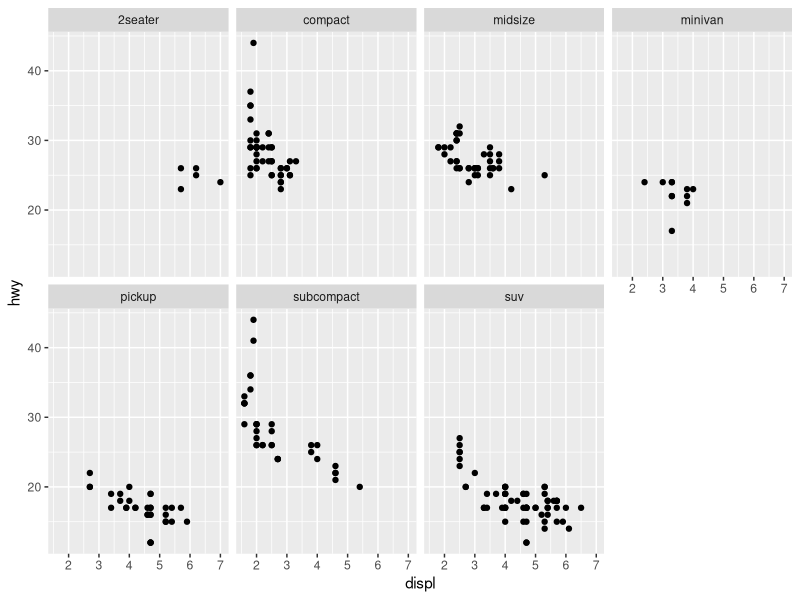
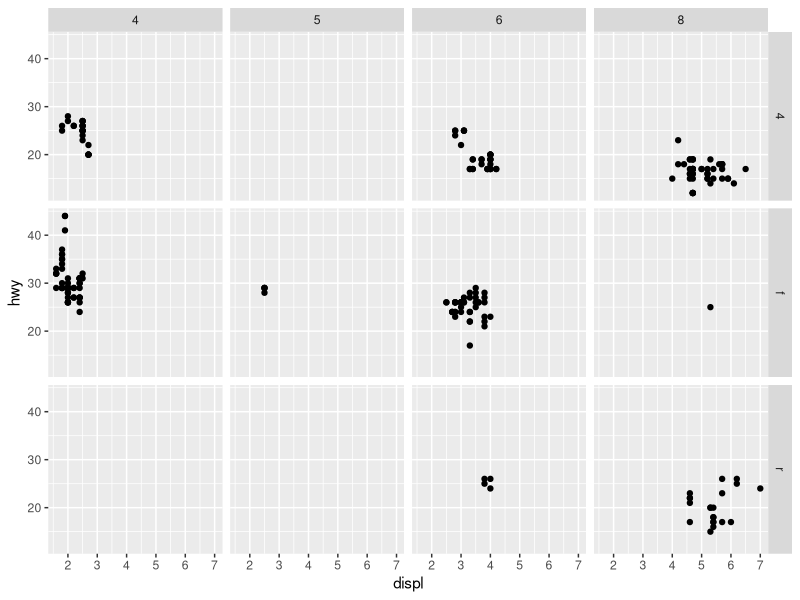
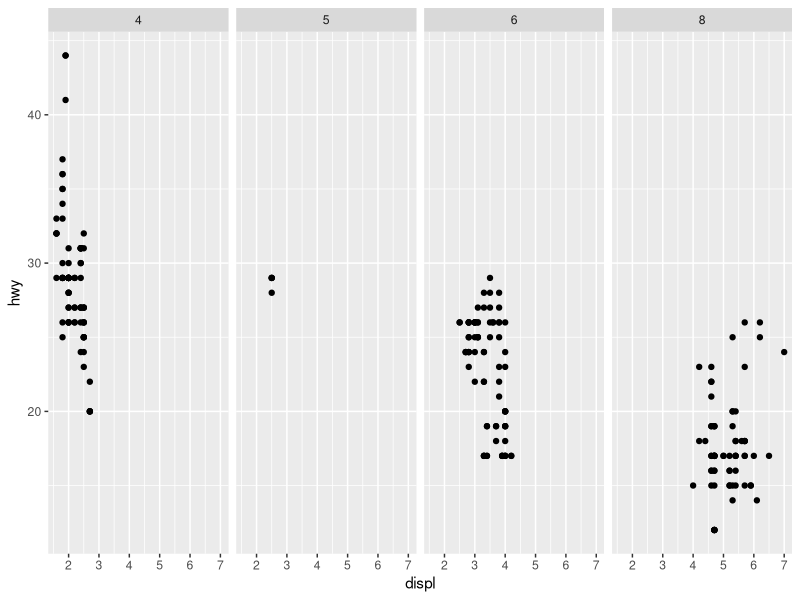
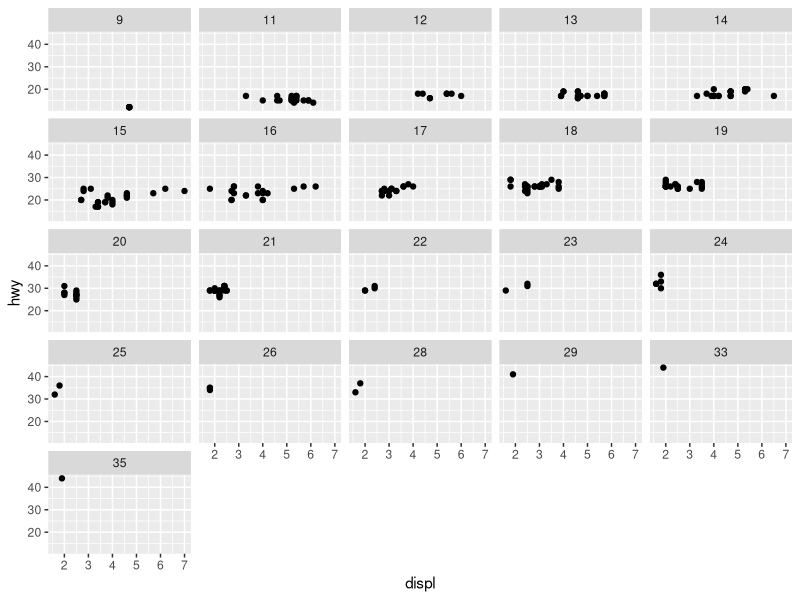
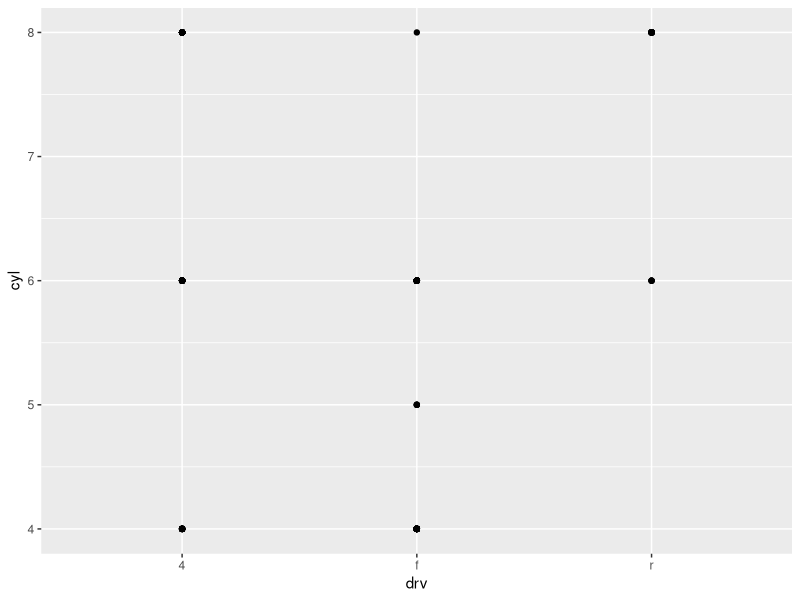
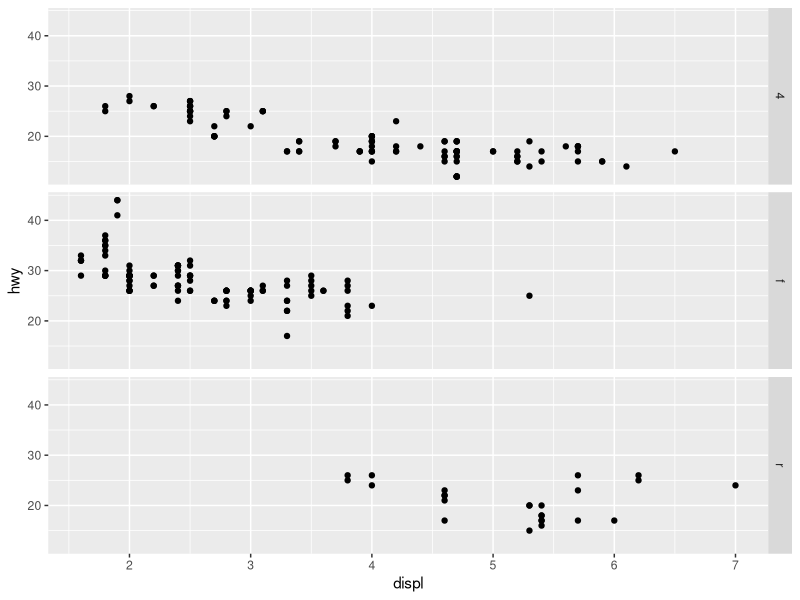
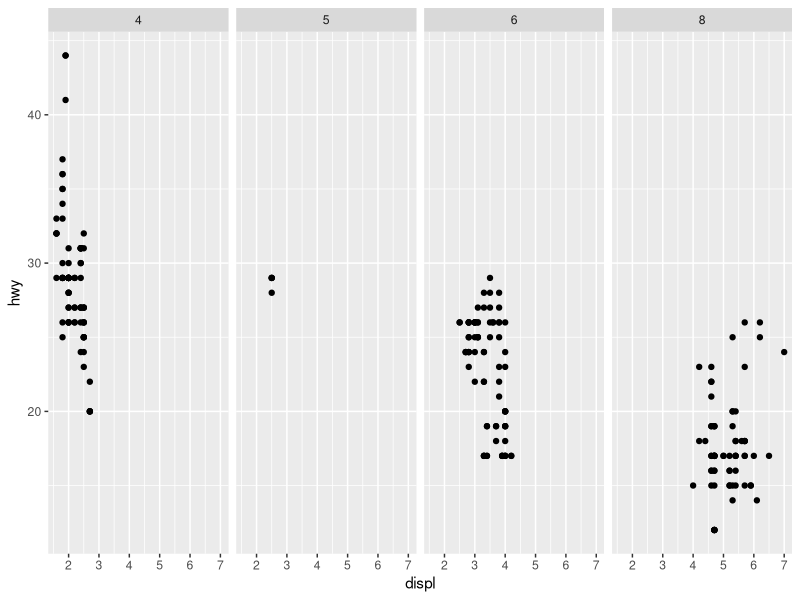

The R source for these figures, in order:
library("tidyverse")

# Instead of using aesthetics to add information, data can be split into subplots, called facets

# facet_wrap() facets a plot by a single variable
# The ~ indicates the formula that you're splitting the data by, formula here just means R data structure
ggplot(data = mpg) + 
  geom_point(mapping = aes(x = displ, y = hwy)) + 
  facet_wrap(~ class, nrow = 2) # Only facet_wrap() with a discreet variable

# facet_grip() lets you facet based on two variables
ggplot(data = mpg) + 
  geom_point(mapping = aes(x = displ, y = hwy)) + 
  facet_grid(drv ~ cyl) # Here the formula shows what you'll split in the: x axis ~ y axis

# Adding a full stop instead of a variable means nothing will be faceted in that axis
# This ends up doing the same thing as facet wrap really
ggplot(data = mpg) + 
  geom_point(mapping = aes(x = displ, y = hwy)) + 
  facet_grid(. ~ cyl)


#### Questions ####
# 1. Faceting a continous variable creates a facet for each one, making way too many
ggplot(data = mpg) + 
  geom_point(mapping = aes(x = displ, y = hwy)) + 
  facet_wrap(~ cty)

# 2. The empty plots in facet_grid(drv ~ cyl) are when there are no cars with those two characteristics
# They're also the places in this plot with no dots
ggplot(data = mpg) + 
  geom_point(mapping = aes(x = drv, y = cyl))

# 3. These plots each make half of the facet_grid(drv ~ cyl) plot, the full stops stop faceting in that dimension
ggplot(data = mpg) + 
  geom_point(mapping = aes(x = displ, y = hwy)) +
  facet_grid(drv ~ .)

ggplot(data = mpg) + 
  geom_point(mapping = aes(x = displ, y = hwy)) +
  facet_grid(. ~ cyl)

# 4. Faceting allows data to be seperated, which makes it looking at each component seperately easier, but
# makes it harder to compare them compared to using colours say. With a large dataset (or more categories)
# it would get better to facet, as a single plot could get too crowded

# 5. nrow and ncol sets the number of rows and columns
# facet_grid() doesn't have these because the rows/columns are dictated by the variables
?facet_wrap()

# 6. In facet_wrap(), you want to put the variable with more levels in the columns because a horizontal
# layout will give these ones more space


